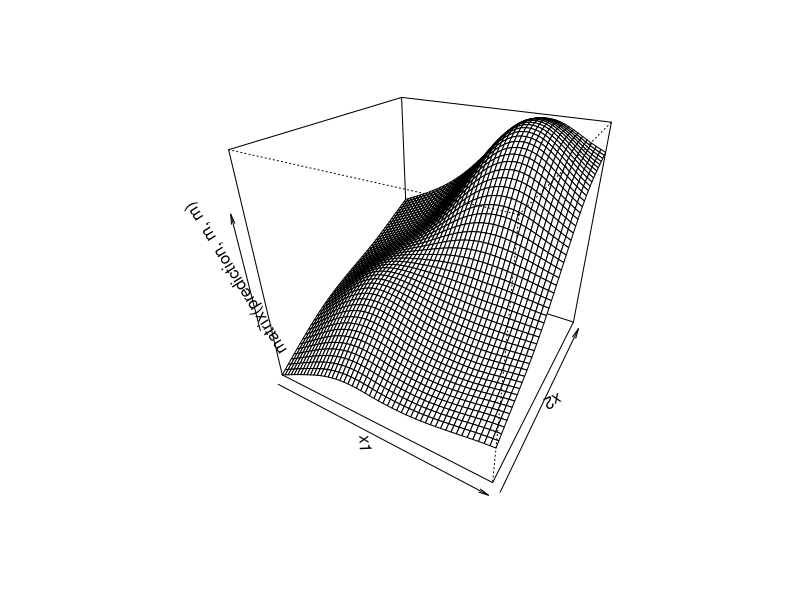

Generate this figure with R:
# Name: Aryan Verma, Student  Number: s2512060

# Function to compute η(r)
# Input - number
# Output - number
eta <- function(r) {
  if (r > 0) {
    return(r^2 * log(r))
  } else {
    return(0)
  }
}


# getTPS function
# Input: x (n × 2 matrix) and k (No. of basis functions)
# Output: xk (k × 2 matrix), X matrix, S matrix, Z Matrix
getTPS <- function(x, k = 100) {
  
  # getting number of rows in x
  n <- nrow(x)
  
  # Resetting k to n if it is greater than or equal to n
  if (k >= n) {
    k <- n
    x_star <- x
  } else {
    # Select k rows randomly from x
    sampled_rows <- sample(1:n, k)
    x_star <- x[sampled_rows, ]
  }
  
  # Compute T-(1,x) and Ts-(1,x_star) matrix
  Ts <- cbind(1, x_star)
  T_ <- cbind(1, x)
  
  # Compute Z - the last k−3 columns of Q from QR Decomposition of Ts
  Z <- qr.Q(qr(Ts),complete=TRUE)[,-(1:3)]
  
  # Calculate E matrix, E=η(x), where η(x) = η(||x − x∗j||).
  E <- matrix(0, nrow(x), nrow(x_star))
  for (i in 1:nrow(x)) {
    for (j in 1:nrow(x_star)) {
      r <- sqrt((x[i, 1] - x_star[j, 1])^2 + (x[i, 2] - x_star[j, 2])^2)
      E[i, j] <- eta(r)
    }
  }
  
  # Calculate E* Matrix, E=η(x), where η(x) = η(||x − x∗j||)
  E_star <- matrix(0, nrow(x_star), nrow(x_star))
  for (i in 1:nrow(x_star)) {
    for (j in 1:nrow(x_star)) {
      r <- sqrt((x_star[i, 1] - x_star[j, 1])^2 + (x_star[i, 2] - x_star[j, 2])^2)
      E_star[i, j] <- eta(r)
    }
  }
  
  # Combining E*Z and T to create the X matrix
  X <- cbind(E %*% Z, T_)
  
  # Computing QR decomposition of X
  qr_result <- qr(X)
  
  # Extract Q from QR decomposition
  Q <- qr.Q(qr_result)
  
  # Compute S matrix
  S <- t(Z) %*% E_star %*% Z
  # Padding the dimensions for zeros
  res_row = k-nrow(S)
  res_col = k-ncol(S)
  S <- cbind(S, matrix(0,nrow(S), res_col))
  S<- rbind(S,matrix(0, res_row, ncol(S)))
  
  # Returning the named list of required elements
  result <- list(
    xk = x_star,
    X = X,
    S = S,
    Z = Z
  )
  return(result)
}


# fitTPS function
# INPUT: x (n × 2 matrix of location values)
#        y (n vector of values to smooth)
#        k - No. of basis functions to use
#        lsp - log λ limits for smoothening param
# OUTPUT: An object of class tps, with list of named items:
#         beta - best fit β at the optimal λ value
#         mu - corresponding μ
#         medf - effective degrees of freedom at the optimal λ 
#         lambda - vector of 100 λ values
#         gcv - corresponding GCV score vector
#         edf - corresponding vector of EDFs
fitTPS <- function(x,y,k=100,lsp=c(-5,5)){

  # initialising the required variables and vectors
  min_gcv <- Inf
  best_lambda <- NULL
  best_beta <- NULL
  best_mu <- NULL
  best_edf <- NULL
  gcv <- numeric(100)
  TPS <- getTPS(x,k)
  EDF_vec <- numeric(100)
  
  # Getting the possible values of lambda in log range of lsp
  lambda_grid <- 10^seq(lsp[1], lsp[2], length = 100)
  
  # QR Decompose X 
  qr_decom = qr(TPS$X)
  
  # Extract Q and R matrix from the QR decomposition
  R <- qr.R(qr_decom)
  Q <- qr.Q(qr_decom)
  
  # Perform the symmetric eigen decomposition
  evd <- eigen(t(solve(R)) %*% TPS$S %*% solve(R))
  
  # Extract U, Λ, and U^T from the eigen decomposition
  U <- evd$vectors
  Λ <- diag(evd$values)
  Ut <- t(U)
  
  # Finding optimum lambda value by looping through all possible values
  for (i in 1:length(lambda_grid)) {

    lambda = lambda_grid[i]
    
    # Calculating the EDF (Effective degrees of freedom)
    EDF <- t(sum(1 / (1 + lambda * diag(Λ))))
    
    # Calculating beta value
    # Calculate the matrix (I + λΛ)^(−1)
    temp1 <- solve(diag(1, ncol(Λ)) + lambda * Λ)
    # Calculate the matrix U * (I + λΛ)^(−1) * U^T
    temp2 <- U %*% temp1 %*% Ut
    # Calculate Q^T * y
    Qt_y <- t(Q) %*% y
    # Calculate R^(-1) * (U * (I + λΛ)^(−1) * U^T) * Q^T * y
    beta_hat <- solve(R) %*% (temp2 %*% Qt_y)
    
    # Calculating the mu - model prediction
    mu <- TPS$X %*% beta_hat
    
    #Calculating the gcv_score
    gcv_score  <- sum((y - mu)^2) / (length(y) - EDF)^2
    gcv_score <- Re(gcv_score)
    gcv[i] <- gcv_score
    EDF_vec[i] <- EDF
    
    
    # Update the minimum GCV and best_lambda if a lower GCV value is found
    if (gcv_score < min_gcv) {
      min_gcv <- gcv_score
      best_lambda <- lambda
    }
  }
  
  ############################
  ### Calulating best_beta ###
  ############################
  temp1 <- solve(diag(1, ncol(Λ)) + best_lambda * Λ)
  # Calculate the matrix U * (I + λΛ)^(−1) * U^T
  temp2 <- U %*% temp1 %*% Ut
  # Calculate Q^T * y
  Qt_y <- t(Q) %*% y
  # Calculate R^(-1) * (U * (I + λΛ)^(−1) * U^T) * Q^T * y
  best_beta <- solve(R) %*% (temp2 %*% Qt_y)
  
  ############################
  #### Calulating best_mu ####
  ############################
  best_mu <- TPS$X %*% best_beta
  
  
  ############################
  ### Calulating best_medf ###
  ############################
  best_edf <- t(sum(1 / (1 + best_lambda * diag(Λ))))
  
  tps_obj <- list(
    beta = best_beta,
    mu = best_mu,
    medf = best_edf,
    lambda = lambda_grid,
    gcv = gcv,
    edf = EDF_vec,
    Z = TPS$Z,
    xk = TPS$xk
  )
  class(tps_obj) <- "tps"  # Set the class of the object to "tps"
  return(tps_obj)
}
  

# plot.tps function
# INPUT: tps_obj - An object of class tps
#        m - No. of points 
#.       lower_sequence - lower limit for generation of new sequential data
#.       upper_sequence - lower limit for generation of new sequential data
# OUTPUT: Perspective plot of Fitted Thin Plate Spline
plot.tps <- function(tps_obj, m=50, lower_sequence=0, upper_sequence=1) {
  
  # Extract values from the TPS object
  beta <- tps_obj$beta
  xk <- tps_obj$xk
  
  # Now, extract the β(beta) to α(alpha) and δ(delta)
  cutoff = nrow(beta)
  # Select last 3 values to be alpha
  alpha <-beta[(cutoff-2):cutoff,]
  # Rest of the values are put to detla_cap
  delta_cap <- beta[1:(cutoff-3)]
  # Now, delta is calculated from delta_cap
  delta <- tps_obj$Z %*% delta_cap
  
  # Defining the new data to be visualized
  x2 <- x1 <- seq(lower_sequence,upper_sequence,length=m)
  xp <- cbind(rep(x1,m),rep(x2,each=m))
  
  # Calculating the predictions on new data
  T_new <- cbind(1,xp)
  
  #Calculate E matrix
  E_new <- matrix(0, nrow(xp), nrow(xk))
  for (i in 1:nrow(xp)) {
    for (j in 1:nrow(xk)) {
      r <- sqrt((xp[i, 1] - xk[j, 1])^2 + (xp[i, 2] - xk[j, 2])^2)
      E_new[i, j] <- eta(r)
    }
  }
  # Prediction T*alpha + E*delta
  prediction <- T_new %*% alpha+ E_new %*% delta
  # Taking the Real part of prediction only 
  # There are some times values with 0 imaginary part
  # We are just taking real part from those predicted values
  prediction <- Re(prediction)
  
  # Plotting the perspective plot 
  #contour(x1,x2,matrix(prediction, m, m))
  persp(x1,x2,matrix(prediction,m,m),theta=30,phi=30)
  
}


# INPUT: None
# OUTPUT: perspective plot on TPS using sample data 
# This function will use the sample data to run through the code
testExample <- function(){
  # Generatign sample data for fitting the spline
  ff <- function(x) exp(-(x[,1]-.3)^2/.2^2-(x[,2] - .3)^2/.3^2)*.5 + exp(-(x[,1]-.7)^2/.25^2 - (x[,2] - .8 )^2/.3^2)
  n <- 500
  x <- matrix(runif(n*2),n,2)
  y <- ff(x) + rnorm(n)*.1 
  
  # Fitting the TPS
  tps_result <- fitTPS(x,y)
  
  # Plotting the fitted thin plate spline
  plot.tps(tps_result)
}

testExample()

